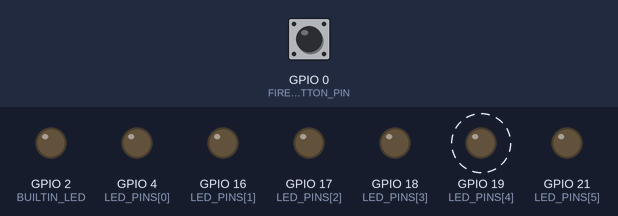
A sketch run on a simulated ESP32. Shown: output pins drawn as LEDs (lit = HIGH). Dashed ring = blinking. The inputs (shaded band) are chosen by the test bench; at power-on: GPIO 0 (FIRE_BUTTON_PIN) HIGH. WiFi joins after 1.5 s; servers stay silent unless stated; random numbers use the default seed unless the sketch sets one; not simulated (calls return 0 or success): secrets.h; what the sketch prints to the serial monitor is not drawn.

Above: at 2.7 s.
2.8 s: GPIO 0 (FIRE_BUTTON_PIN) pulled LOW for 0.15 s
At 4.98 s:
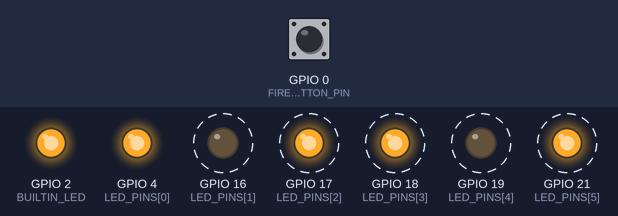
5.8 s: GPIO 0 (FIRE_BUTTON_PIN) pulled LOW for 1 s
At 6.47 s:
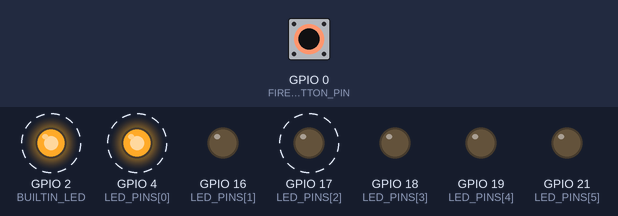
8.8 s: GPIO 0 (FIRE_BUTTON_PIN) pulled LOW for 0.15 s
At 10.59 s:
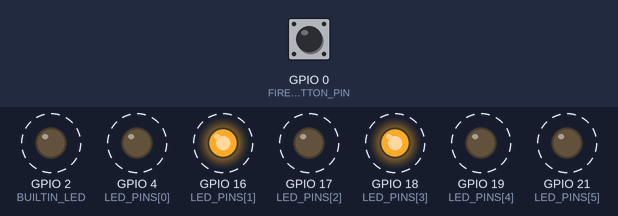
11.9 s: GPIO 0 (FIRE_BUTTON_PIN) pulled LOW for 3.2 s
At 13.76 s:
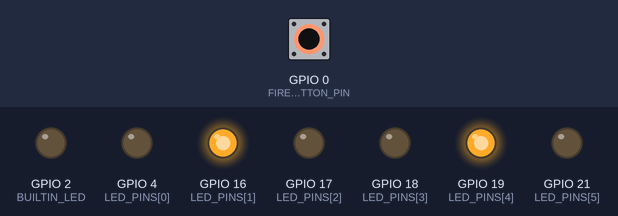
16.6 s: GPIO 0 (FIRE_BUTTON_PIN) pulled LOW for 0.15 s
19.7 s: GPIO 0 (FIRE_BUTTON_PIN) pulled LOW for 1 s
Timing chart, 0 to 30.2 s (numbered marks = the images above; inputs shaded):
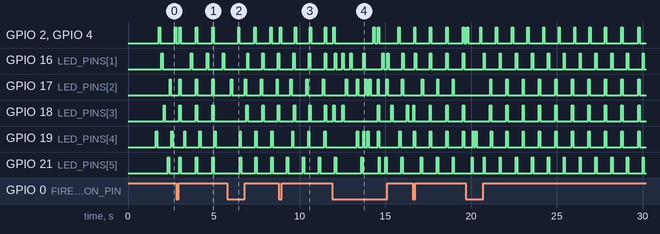

The sketch:

esp32_firefly.ino
```cpp
/*
 * The real fireflies: one ESP32, several LEDs, each LED its own firefly.
 *
 * Same rule as fireflysync/oscillator.py, in C++, once per LED:
 *   - each LED has a phase that rises from 0 to 1 once per PERIOD
 *   - at 1 it fires: the LED flashes and the board sends FIRE|esp32-L<n>|...
 *   - when it hears a flash it is pulled forward (more when close to firing:
 *     the Mirollo-Strogatz curve)
 *   - for the first REFRACTORY of each cycle it ignores incoming flashes
 *
 * Who hears whom:
 *   - LEDs on this board hear each other instantly (they sit side by side)
 *   - every LED hears the laptop's virtual drones over Wi-Fi
 *
 * Finding each other - nothing to type:
 *   - every 2 s the board broadcasts HELLO|esp32|<number of LEDs>; the laptop
 *     learns the board's IP from it
 *   - the board learns the laptop's address from any packet it receives
 *   - PING|<n> from the laptop is echoed straight back, so the laptop can
 *     measure the Wi-Fi delay itself
 *
 * Press the BOOT button to throw every LED to a random phase: they blink out
 * of step, then pull back into sync with each other and the screen.
 *
 * Setup: copy secrets.h.example to secrets.h, fill in the 2.4 GHz hotspot,
 * upload, then double-click demo_esp32.bat on the laptop. See docs/HARDWARE.md.
 */
#include <WiFi.h>
#include <WiFiUdp.h>
#include <math.h>
#include "secrets.h"

// ---- Must match the laptop simulation (scripts/_common.py defaults) ------
const float PERIOD_S    = 1.0f;
const float COUPLING    = 0.01f;     // per flash heard
const float DISSIPATION = 3.0f;
const float REFRACTORY  = 0.05f;
const char* ID_PREFIX   = "esp32-L"; // LED n is esp32-L<n>; the laptop adds each one it hears

// ---- Hardware --------------------------------------------------------------
// One entry per LED. Safe output pins on an ESP32 DevKit V1 (WROOM-32).
// Avoid 0 (button), 2 (built-in LED), 6-11 (flash), 12 (boot), 34-39 (input only).
// Only one LED wired?  Use  {2}  to run on the built-in LED alone.
const int LED_PINS[]       = {4, 16, 17, 18, 19, 21};
const int NUM_LEDS         = sizeof(LED_PINS) / sizeof(LED_PINS[0]);
const int BUILTIN_LED      = 2;      // mirrors LED 1, so the board blinks even unwired
const int FIRE_BUTTON_PIN  = 0;      // the BOOT button
const uint32_t FLASH_MS    = 80;

const uint16_t PORT        = 4210;   // this board listens here
const uint16_t LAPTOP_PORT = 4211;   // the laptop listens here

WiFiUDP udp;
IPAddress laptopIP;
uint16_t laptopPort = 0;
bool haveLaptop = false;

float phase[NUM_LEDS];
uint32_t ledOffAt[NUM_LEDS];
bool ledOn[NUM_LEDS];
bool firedThisLoop[NUM_LEDS];
uint32_t seq = 0, fires = 0, heard = 0;
uint32_t lastMicros = 0, lastButton = 0, lastStatus = 0, lastHello = 0;

char rx[96];
char tx[64];

// The curve between phase and "charge". See oscillator.py for why.
float chargeOf(float p) { return log1pf(expm1f(DISSIPATION) * p) / DISSIPATION; }
float phaseOf(float x)  { return expm1f(DISSIPATION * x) / expm1f(DISSIPATION); }
float randomPhase()     { return (esp_random() % 10000) / 10000.0f; }

void setLed(int i, bool on) {
  digitalWrite(LED_PINS[i], on ? HIGH : LOW);
  if (i == 0 && LED_PINS[0] != BUILTIN_LED) digitalWrite(BUILTIN_LED, on ? HIGH : LOW);
}

void fire(int i) {
  fires++;
  setLed(i, true);
  ledOn[i] = true;
  ledOffAt[i] = millis() + FLASH_MS;
  if (haveLaptop) {
    int n = snprintf(tx, sizeof(tx), "FIRE|%s%d|%lu|0", ID_PREFIX, i + 1, (unsigned long)seq++);
    udp.beginPacket(laptopIP, laptopPort);
    udp.write((const uint8_t*)tx, n);
    udp.endPacket();
  }
}

// One flash reaches LED i. Returns true if that pushed it to fire.
bool nudge(int i) {
  if (phase[i] < REFRACTORY) return false;           // just flashed: ignore
  float x = chargeOf(phase[i]) + COUPLING;
  if (x >= 1.0f) { phase[i] = 0.0f; return true; }
  phase[i] = phaseOf(x);
  return false;
}

// A flash from `source` (an LED index, or -1 for the laptop) reaches every
// other LED on the board. Any LED it fires passes its own flash on in turn.
// Each LED fires at most once per loop - the same rule as swarm.py.
void deliver(int source) {
  int queue[NUM_LEDS + 1];
  int qn = 0;
  queue[qn++] = source;
  while (qn > 0) {
    int from = queue[--qn];
    for (int i = 0; i < NUM_LEDS; i++) {
      if (i == from || firedThisLoop[i]) continue;
      if (nudge(i)) {
        firedThisLoop[i] = true;
        fire(i);
        queue[qn++] = i;
      }
    }
  }
}

void setup() {
  Serial.begin(115200);
  pinMode(BUILTIN_LED, OUTPUT);
  for (int i = 0; i < NUM_LEDS; i++) {
    pinMode(LED_PINS[i], OUTPUT);
    setLed(i, false);
    phase[i] = randomPhase();               // start out of step on purpose
    ledOn[i] = false;
  }
  pinMode(FIRE_BUTTON_PIN, INPUT_PULLUP);

  WiFi.mode(WIFI_STA);
  WiFi.setAutoReconnect(true);
  WiFi.begin(WIFI_SSID, WIFI_PASS);
  Serial.print("Connecting to ");
  Serial.print(WIFI_SSID);
  while (WiFi.status() != WL_CONNECTED) { delay(250); Serial.print("."); }
  WiFi.setSleep(false);                     // power saving adds ragged delay
  Serial.println();
  Serial.print("Connected. IP address: ");
  Serial.println(WiFi.localIP());
  Serial.printf("%d LED fireflies. On the laptop: double-click demo_esp32.bat\n", NUM_LEDS);

  udp.begin(PORT);
  lastMicros = micros();
}

void loop() {
  for (int i = 0; i < NUM_LEDS; i++) firedThisLoop[i] = false;

  // 1. Time passes. Unsigned subtraction stays correct when micros() wraps.
  uint32_t now = micros();
  float dt = (now - lastMicros) / 1e6f;
  lastMicros = now;
  for (int i = 0; i < NUM_LEDS; i++) {
    phase[i] += dt / PERIOD_S;
    if (phase[i] >= 1.0f && !firedThisLoop[i]) {
      phase[i] -= 1.0f;
      if (phase[i] >= 1.0f) phase[i] = 0.0f;
      firedThisLoop[i] = true;
      fire(i);
      deliver(i);
    }
  }

  // 2. Read every waiting packet. Never block - blocking ruins the timing.
  int size;
  while ((size = udp.parsePacket()) > 0) {
    int len = udp.read((uint8_t*)rx, sizeof(rx) - 1);
    rx[len > 0 ? len : 0] = '\0';
    laptopIP = udp.remoteIP();
    laptopPort = udp.remotePort();
    haveLaptop = true;
    if (strncmp(rx, "PING|", 5) == 0) {     // echo at once: the laptop times it
      udp.beginPacket(laptopIP, laptopPort);
      udp.write((const uint8_t*)rx, len);
      udp.endPacket();
    } else if (strncmp(rx, "FIRE|", 5) == 0) {
      if (strncmp(rx + 5, ID_PREFIX, strlen(ID_PREFIX)) != 0) {   // not one of ours
        heard++;
        deliver(-1);
      }
    }
    // HELLO|laptop only teaches us the laptop's address (done above).
  }

  // 3. LEDs off after a short flash (no delay() - it would block step 2).
  uint32_t ms = millis();
  for (int i = 0; i < NUM_LEDS; i++) {
    if (ledOn[i] && (int32_t)(ms - ledOffAt[i]) >= 0) { setLed(i, false); ledOn[i] = false; }
  }

  // 4. Say hello every 2 s, so the laptop can find us without an IP.
  if (ms - lastHello > 2000) {
    lastHello = ms;
    int n = snprintf(tx, sizeof(tx), "HELLO|esp32|%d", NUM_LEDS);
    udp.beginPacket(WiFi.broadcastIP(), LAPTOP_PORT);
    udp.write((const uint8_t*)tx, n);
    udp.endPacket();
  }

  // 5. BOOT button: knock every LED out of sync for the demo.
  if (digitalRead(FIRE_BUTTON_PIN) == LOW && ms - lastButton > 500) {
    lastButton = ms;
    for (int i = 0; i < NUM_LEDS; i++) phase[i] = randomPhase();
    Serial.println("Scrambled! Watch them pull back into sync.");
  }

  // 6. Status every 5 s (Serial is slow, so keep it rare).
  if (ms - lastStatus > 5000) {
    lastStatus = ms;
    Serial.printf("fired %lu  heard %lu  laptop %s\n", (unsigned long)fires,
                  (unsigned long)heard, haveLaptop ? "connected" : "not yet seen");
  }
}
```

Measured:
- by itself, GPIO 16 (LED_PINS[1]): alternates HIGH for 0.08 s and LOW for 0.85 s
- by itself, GPIO 17 (LED_PINS[2]), GPIO 18 (LED_PINS[3]): alternates HIGH for 0.08 s and LOW for 0.88 s
